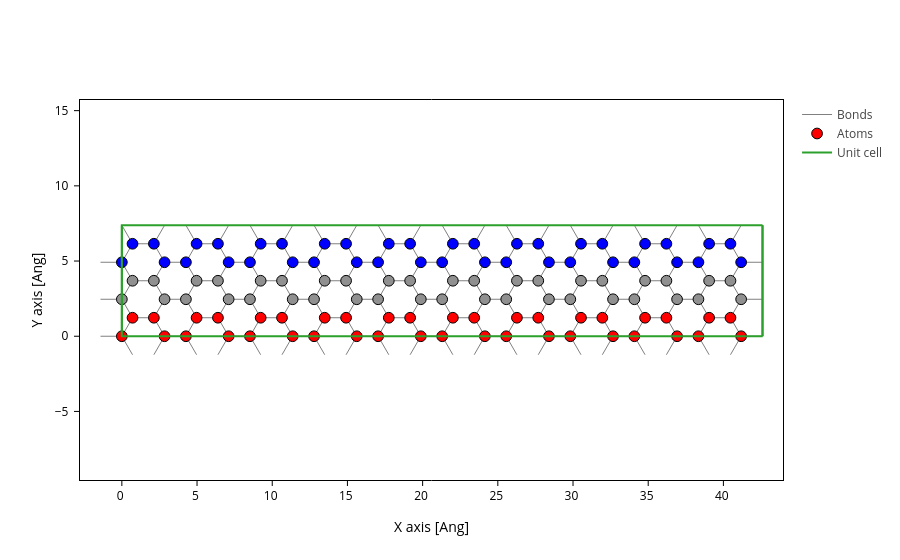

The notebook cell saved with this chart:
### Code cell
Nw = 10
Nl = 3
kind = "zigzag"

if kind == 'armchair':
    gr = sisl.geom.graphene(1.42, orthogonal=True).tile(Nw, 1).tile(Nl, 0)
elif kind == 'zigzag':
    gr = sisl.geom.graphene(1.42, orthogonal=True).tile(Nw, 0).tile(Nl,1)

style = [
    {'atoms':range(4*Nw), 'color':'red'},
    {'atoms':range(-4*Nw, 0), 'color':'blue'}
]
fig = gr.plot(axes='xy', atoms_style=style)
fig

### Figure 1 — Plotly figure (JSON) as saved in the notebook; plotly's stock layout.template omitted (floating-point values rounded to 4 significant figures; data arrays with more than 128 entries replaced by an {"elided": "..."} marker saying what was removed)
{"data": [{"line": {"color": "gray", "width": 1}, "meta": {}, "mode": "lines", "name": "Bonds", "opacity": 1, "type": "scatter", "x": {"elided": "4263 float values"}, "y": {"elided": "4263 float values"}}, {"marker": {"color": ["red", "red", "red", "red", "red", "red", "red", "red", "red", "red", "red", "red", "red", "red", "red", "red", "red", "red", "red", "red", "red", "red", "red", "red", "red", "red", "red", "red", "red", "red", "red", "red", "red", "red", "red", "red", "red", "red", "red", "red", "#909090", "#909090", "#909090", "#909090", "#909090", "#909090", "#909090", "#909090", "#909090", "#909090", "#909090", "#909090", "#909090", "#909090", "#909090", "#909090", "#909090", "#909090", "#909090", "#909090", "#909090", "#909090", "#909090", "#909090", "#909090", "#909090", "#909090", "#909090", "#909090", "#909090", "#909090", "#909090", "#909090", "#909090", "#909090", "#909090", "#909090", "#909090", "#909090", "#909090", "blue", "blue", "blue", "blue", "blue", "blue", "blue", "blue", "blue", "blue", "blue", "blue", "blue", "blue", "blue", "blue", "blue", "blue", "blue", "blue", "blue", "blue", "blue", "blue", "blue", "blue", "blue", "blue", "blue", "blue", "blue", "blue", "blue", "blue", "blue", "blue", "blue", "blue", "blue", "blue"], "line": {"color": "black", "width": 1}, "opacity": 1, "size": 10.72}, "meta": {}, "mode": "markers", "name": "Atoms", "opacity": 1, "type": "scatter", "x": [0.0, 0.71, 2.13, 2.84, 4.26, 4.97, 6.39, 7.1, 8.52, 9.23, 10.65, 11.36, 12.78, 13.49, 14.91, 15.62, 17.04, 17.75, 19.17, 19.88, 21.3, 22.01, 23.43, 24.14, 25.56, 26.27, 27.69, 28.4, 29.82, 30.53, 31.95, 32.66, 34.08, 34.79, 36.21, 36.92, 38.34, 39.05, 40.47, 41.18, 0.0, 0.71, 2.13, 2.84, 4.26, 4.97, 6.39, 7.1, 8.52, 9.23, 10.65, 11.36, 12.78, 13.49, 14.91, 15.62, 17.04, 17.75, 19.17, 19.88, 21.3, 22.01, 23.43, 24.14, 25.56, 26.27, 27.69, 28.4, 29.82, 30.53, 31.95, 32.66, 34.08, 34.79, 36.21, 36.92, 38.34, 39.05, 40.47, 41.18, 0.0, 0.71, 2.13, 2.84, 4.26, 4.97, 6.39, 7.1, 8.52, 9.23, 10.65, 11.36, 12.78, 13.49, 14.91, 15.62, 17.04, 17.75, 19.17, 19.88, 21.3, 22.01, 23.43, 24.14, 25.56, 26.27, 27.69, 28.4, 29.82, 30.53, 31.95, 32.66, 34.08, 34.79, 36.21, 36.92, 38.34, 39.05, 40.47, 41.18], "y": [0.0, 1.23, 1.23, 0.0, 0.0, 1.23, 1.23, 0.0, 0.0, 1.23, 1.23, 0.0, 0.0, 1.23, 1.23, 0.0, 0.0, 1.23, 1.23, 0.0, 0.0, 1.23, 1.23, 0.0, 0.0, 1.23, 1.23, 0.0, 0.0, 1.23, 1.23, 0.0, 0.0, 1.23, 1.23, 0.0, 0.0, 1.23, 1.23, 0.0, 2.46, 3.689, 3.689, 2.46, 2.46, 3.689, 3.689, 2.46, 2.46, 3.689, 3.689, 2.46, 2.46, 3.689, 3.689, 2.46, 2.46, 3.689, 3.689, 2.46, 2.46, 3.689, 3.689, 2.46, 2.46, 3.689, 3.689, 2.46, 2.46, 3.689, 3.689, 2.46, 2.46, 3.689, 3.689, 2.46, 2.46, 3.689, 3.689, 2.46, 4.919, 6.149, 6.149, 4.919, 4.919, 6.149, 6.149, 4.919, 4.919, 6.149, 6.149, 4.919, 4.919, 6.149, 6.149, 4.919, 4.919, 6.149, 6.149, 4.919, 4.919, 6.149, 6.149, 4.919, 4.919, 6.149, 6.149, 4.919, 4.919, 6.149, 6.149, 4.919, 4.919, 6.149, 6.149, 4.919, 4.919, 6.149, 6.149, 4.919]}, {"meta": {}, "mode": "lines", "name": "Unit cell", "type": "scatter", "x": [0.0, 0.0, 42.6, 42.6, 0.0, 0.0, NaN, 0.0, 0.0, 0.0, 42.6, 42.6, 0.0, NaN, 42.6, 42.6, NaN, 42.6, 42.6], "y": [0.0, 7.379, 7.379, 7.379, 7.379, 7.379, NaN, 7.379, 0.0, 0.0, 0.0, 0.0, 0.0, NaN, 7.379, 0.0, NaN, 7.379, 0.0]}], "layout": {"scene": {"aspectmode": "data", "xaxis": {"title": {"text": "X axis [Ang]"}}, "yaxis": {"title": {"text": "Y axis [Ang]"}}}, "xaxis": {"scaleanchor": "y", "scaleratio": 1, "title": {"text": "X axis [Ang]"}}, "yaxis": {"title": {"text": "Y axis [Ang]"}}}}
